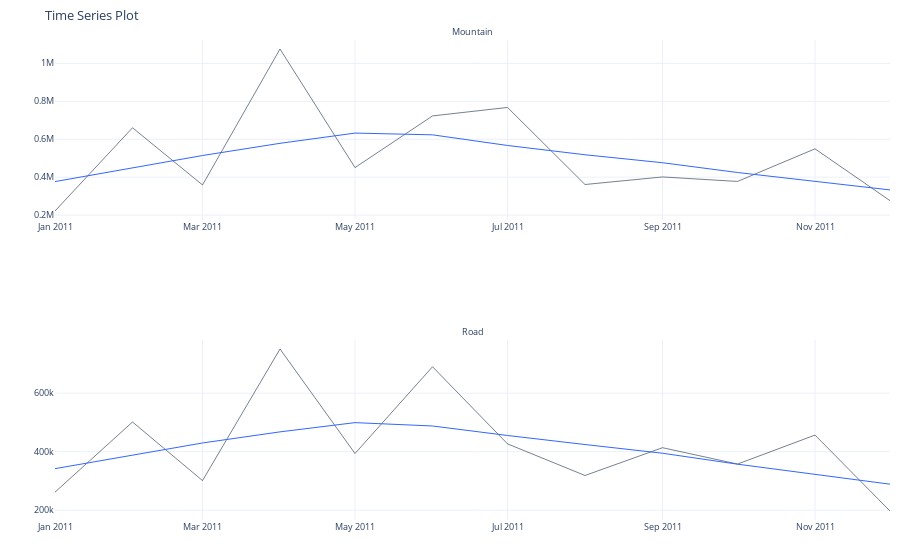

Here is the notebook cell this chart was saved with:
### Code cell
summary_category_1_df \
    .groupby('category_1') \
    .plot_timeseries(
        date_column  = 'order_date',
        value_column = 'total_price',
        smooth_frac  = 0.8
    )

### Figure 1 — Plotly figure (JSON) as saved in the notebook; plotly's stock layout.template omitted (floating-point values rounded to 4 significant figures)
{"data": [{"hoverlabel": {"font": {"size": 8.8}}, "line": {"color": "rgba(44, 62, 80, 1.0)", "width": 0.65}, "mode": "lines", "name": "Mountain", "showlegend": false, "type": "scatter", "x": ["2011-01-01T00:00:00", "2011-02-01T00:00:00", "2011-03-01T00:00:00", "2011-04-01T00:00:00", "2011-05-01T00:00:00", "2011-06-01T00:00:00", "2011-07-01T00:00:00", "2011-08-01T00:00:00", "2011-09-01T00:00:00", "2011-10-01T00:00:00", "2011-11-01T00:00:00", "2011-12-01T00:00:00"], "xaxis": "x", "y": [221490, 660555, 358855, 1075975, 450440, 723040, 767740, 361255, 401125, 377335, 549345, 276055], "yaxis": "y"}, {"hoverlabel": {"font": {"size": 8.8}}, "line": {"color": "rgba(51, 102, 255, 1.0)", "width": 1}, "mode": "lines", "name": "Smoother", "showlegend": false, "type": "scatter", "x": ["2011-01-01T00:00:00", "2011-02-01T00:00:00", "2011-03-01T00:00:00", "2011-04-01T00:00:00", "2011-05-01T00:00:00", "2011-06-01T00:00:00", "2011-07-01T00:00:00", "2011-08-01T00:00:00", "2011-09-01T00:00:00", "2011-10-01T00:00:00", "2011-11-01T00:00:00", "2011-12-01T00:00:00"], "xaxis": "x", "y": [376700.0, 447000.0, 514100.0, 578500.0, 632500.0, 623300.0, 567100.0, 518100.0, 476100.0, 424500.0, 376100.0, 332700.0], "yaxis": "y"}, {"hoverlabel": {"font": {"size": 8.8}}, "line": {"color": "rgba(44, 62, 80, 1.0)", "width": 0.65}, "mode": "lines", "name": "Road", "showlegend": false, "type": "scatter", "x": ["2011-01-01T00:00:00", "2011-02-01T00:00:00", "2011-03-01T00:00:00", "2011-04-01T00:00:00", "2011-05-01T00:00:00", "2011-06-01T00:00:00", "2011-07-01T00:00:00", "2011-08-01T00:00:00", "2011-09-01T00:00:00", "2011-10-01T00:00:00", "2011-11-01T00:00:00", "2011-12-01T00:00:00"], "xaxis": "x2", "y": [261525, 501520, 301120, 751165, 393730, 690405, 426690, 318535, 413595, 357585, 456740, 197065], "yaxis": "y2"}, {"hoverlabel": {"font": {"size": 8.8}}, "line": {"color": "rgba(51, 102, 255, 1.0)", "width": 1}, "mode": "lines", "name": "Smoother", "showlegend": false, "type": "scatter", "x": ["2011-01-01T00:00:00", "2011-02-01T00:00:00", "2011-03-01T00:00:00", "2011-04-01T00:00:00", "2011-05-01T00:00:00", "2011-06-01T00:00:00", "2011-07-01T00:00:00", "2011-08-01T00:00:00", "2011-09-01T00:00:00", "2011-10-01T00:00:00", "2011-11-01T00:00:00", "2011-12-01T00:00:00"], "xaxis": "x2", "y": [341900.0, 387400.0, 429700.0, 467700.0, 499300.0, 487800.0, 455300.0, 424400.0, 394600.0, 357200.0, 322100.0, 288700.0], "yaxis": "y2"}], "layout": {"annotations": [{"font": {"size": 8.8}, "showarrow": false, "text": "Mountain", "x": 0.5, "xanchor": "center", "xref": "paper", "y": 1, "yanchor": "bottom", "yref": "paper"}, {"font": {"size": 8.8}, "showarrow": false, "text": "Road", "x": 0.5, "xanchor": "center", "xref": "paper", "y": 0.375, "yanchor": "bottom", "yref": "paper"}], "autosize": true, "font": {"size": 11}, "legend": {"font": {"size": 8.8}, "title": {"font": {"size": 8.8}, "text": "Legend"}}, "margin": {"b": 40, "l": 10, "r": 10, "t": 40}, "title": {"font": {"size": 13.2}, "text": "Time Series Plot"}, "xaxis": {"anchor": "y", "autorange": true, "domain": [0, 1], "range": ["2011-01-01", "2011-12-01"], "showticklabels": true, "tickfont": {"size": 8.8}, "tickformat": "%b %Y", "title": {"text": ""}, "type": "date", "visible": true}, "xaxis2": {"anchor": "y2", "autorange": true, "domain": [0, 1], "range": ["2011-01-01", "2011-12-01"], "showticklabels": true, "tickfont": {"size": 8.8}, "type": "date", "visible": true}, "yaxis": {"anchor": "x", "autorange": true, "domain": [0.625, 1], "range": [174000.0, 1123000.0], "tickfont": {"size": 8.8}, "title": {"text": ""}, "type": "linear"}, "yaxis2": {"anchor": "x2", "autorange": true, "domain": [0, 0.375], "range": [166300.0, 781900.0], "tickfont": {"size": 8.8}, "type": "linear"}}}
